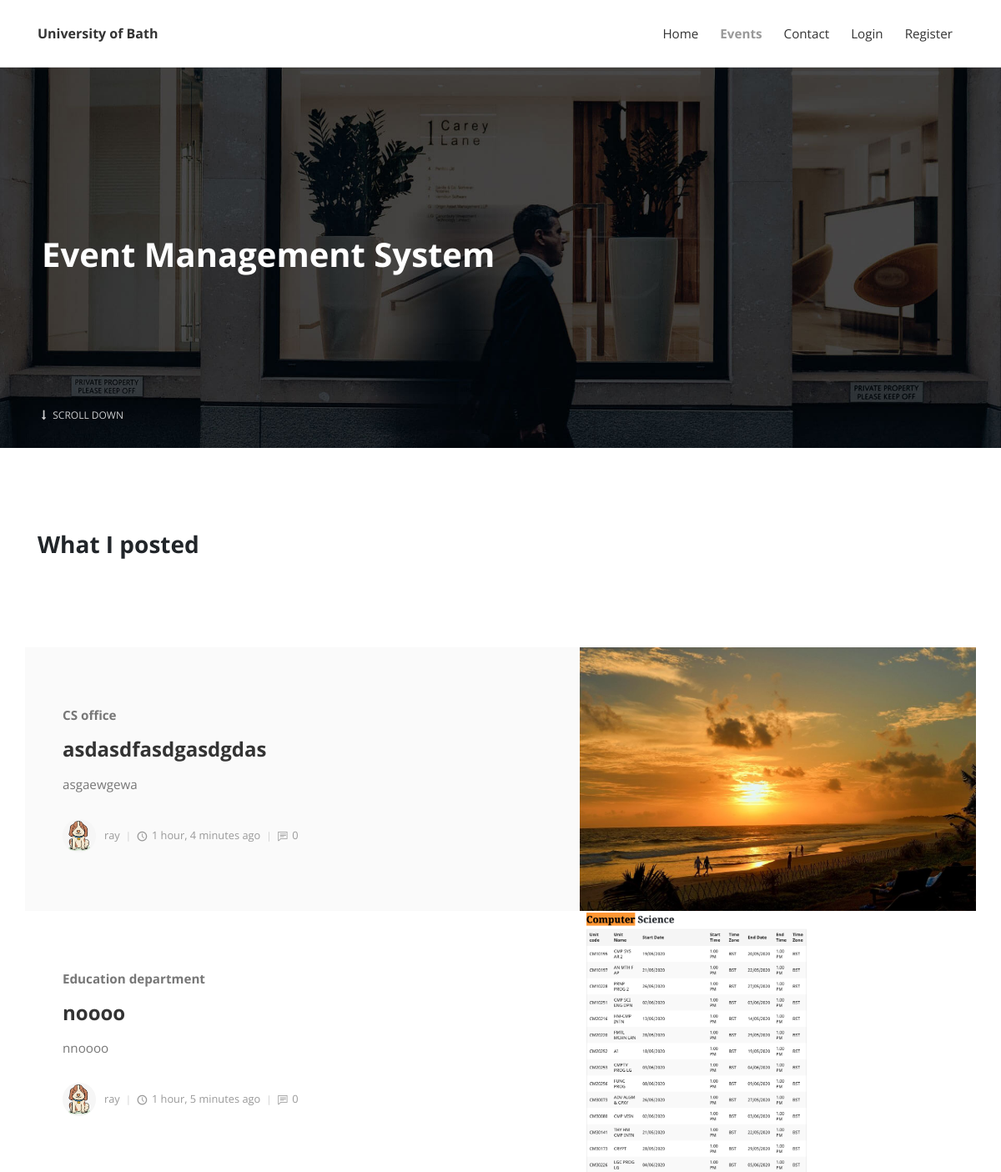
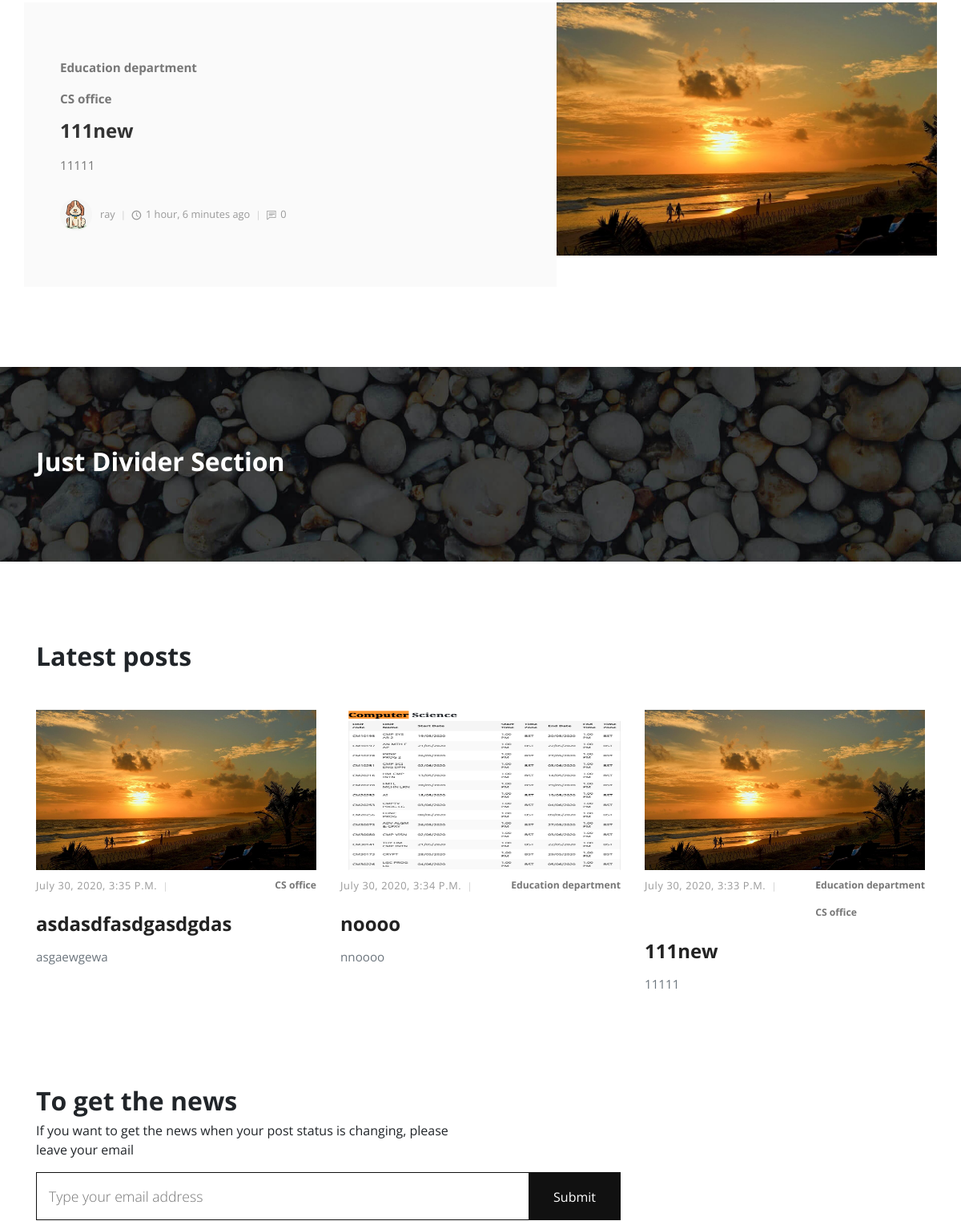
Before: / (upper part) with the older database file (2 pictures, top to bottom).
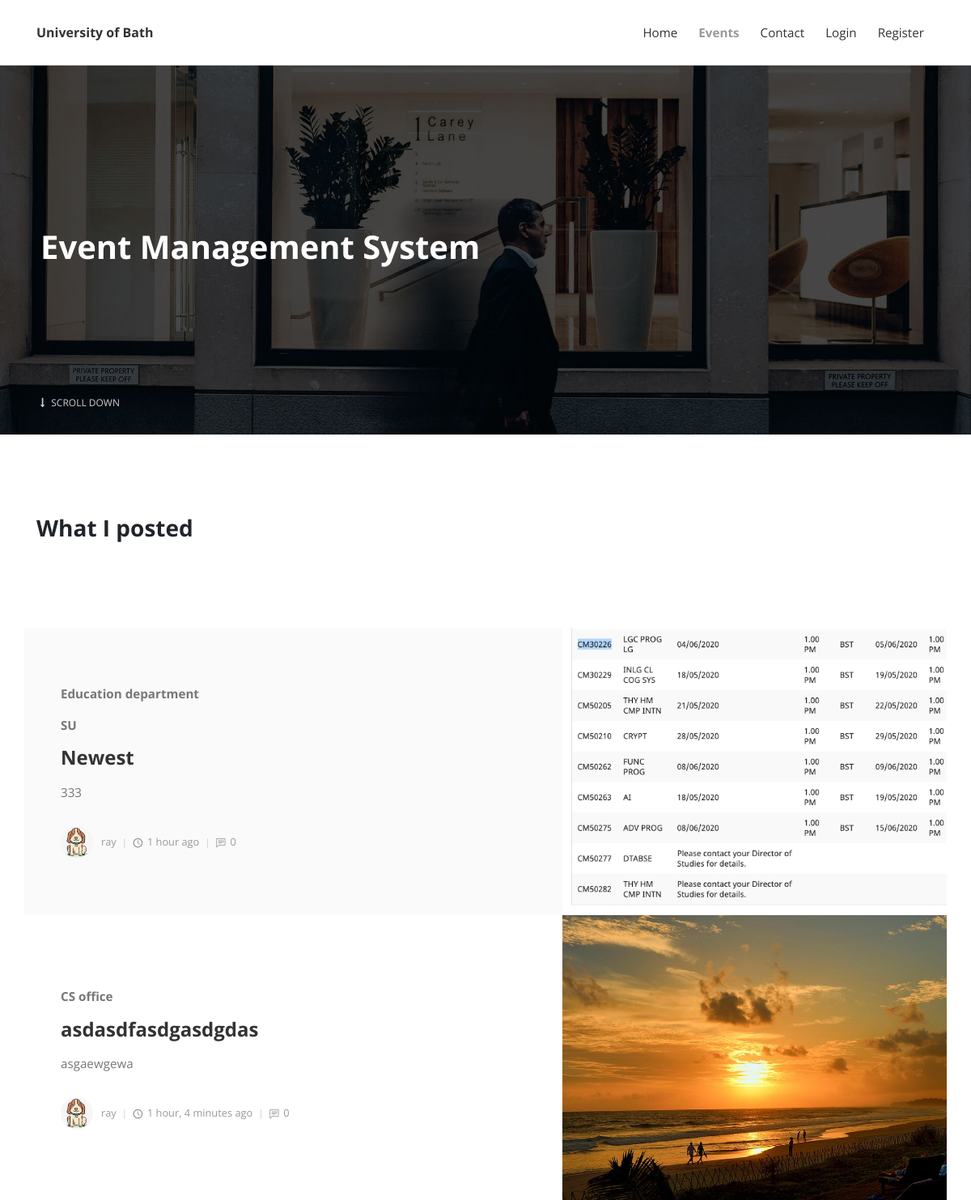
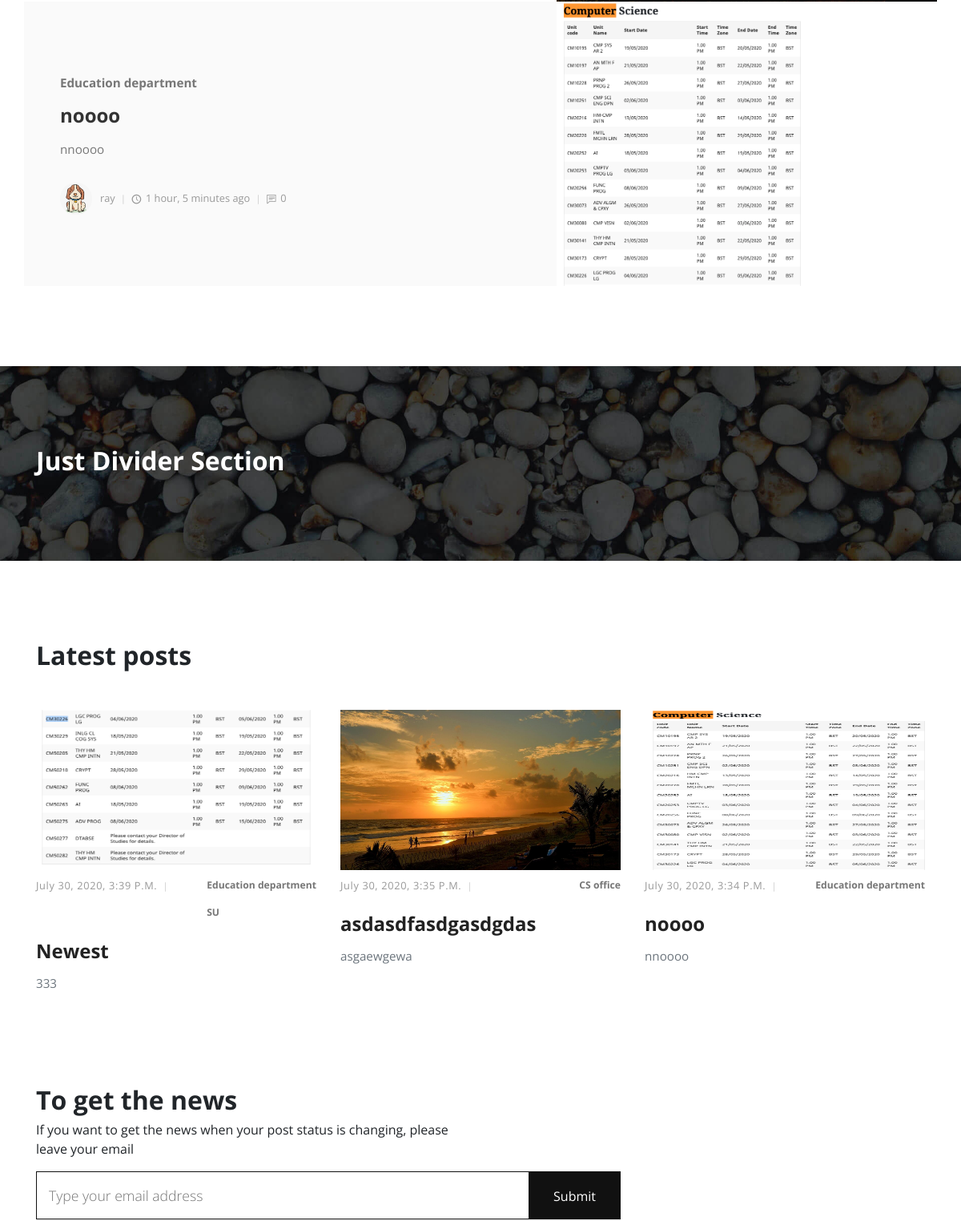
After: the same page with the newer database file (2 pictures, top to bottom).
### posts/models.py (models this page shows, shortened)
class Category(models.Model):
    title = models.CharField(max_length=200)
    def __str__(self):
        return self.title

class Post(models.Model):
    categories = models.ManyToManyField(Category)
    title = models.CharField(max_length=100)
    overview = models.TextField()
    author = models.ForeignKey(Profile, on_delete=models.CASCADE)
    timestamp = models.DateTimeField(auto_now_add=True) # when it created
    comment_count = models.IntegerField(default=0)
    view_count = models.IntegerField(default=0)
    thumbnail = models.ImageField(default='default_thumbnail.jpeg')
    content = HTMLField()
    featured = models.BooleanField(default=True)
    previous_post = models.ForeignKey('self', related_name='previous', on_delete=models.SET_NULL, blank=True, null=True)
    next_post = models.ForeignKey('self', related_name='next', on_delete=models.SET_NULL, blank=True, null=True)
    def get_absolute_url(self):
        return reverse('post-detail', kwargs={
            'id': self.id
        })

### users/models.py (models this page shows, shortened)
class Profile(models.Model):
    user = models.OneToOneField(User, on_delete=models.CASCADE)
    image = models.ImageField(default='default.svg', upload_to='profile_pics')
    def __str__(self):
        return f'{self.user.username}'

### posts/views.py (the view)
# urls.py: path('', index, name='blog-home'),
def index(request):
    featured = Post.objects.order_by('-timestamp')
    featured = featured.filter(featured=True)[0:3]
    latest = Post.objects.order_by('-timestamp')[0:3]
    if request.method == "POST":
        email = request.POST["email"]
        new_follow = Follow()
        new_follow.email = email
        new_follow.save()
    context = {
        'object_list': featured,
        'latest': latest
    }
    return render(request, 'index.html', context)

### templates/index.html (shortened to what this page needs)
{% extends "base.html"%}
{% load static %}
{% block content %}
    <section style="background: url({% static 'img/hero.jpg'%}); background-size: cover; background-position: center center" class="hero">
      <div class="container">
        <div class="row">
          <div class="col-lg-7">
            <h1>Event Management System</h1>
          </div>
        </div><a href=".intro" class="continue link-scroll"><i class="fa fa-long-arrow-down"></i> Scroll Down</a>
      </div>
    </section>
    <section class="intro">
      <div class="container">
        <div class="row">
          <div class="col-lg-8">
            <h2 class="h3">What I posted</h2>
          </div>
        </div>
      </div>
    </section>
    <section class="featured-posts no-padding-top">
      <div class="container">
        {% for obj in object_list %}
        <div class="row d-flex align-items-stretch">
          <div class="text col-lg-7">
            <div class="text-inner d-flex align-items-center">
              <div class="content">
                <header class="post-header">
                  <div class="category">
                    {% for cat in obj.categories.all %}
                    <p><strong>{{cat.title}}</strong></p>
                    {% endfor %}
                  </div>
                  <a href="{{obj.get_absolute_url}}">
                    <h2 class="h4">{{obj.title}}</h2>
                  </a>
                </header>
                <p>{{obj.overview}}</p>
                <footer class="post-footer d-flex align-items-center">
                  <a href="#" class="author d-flex align-items-center flex-wrap">
                    <div class="avatar rounded-circle"><img src="{{obj.author.image.url}}" alt="..." class="img-fluid"></div>
                    <div class="title"><span>{{obj.author}}</span></div>
                  </a>
                  <div class="date"><i class="icon-clock"></i>{{obj.timestamp|timesince}} ago</div>
                  <div class="comments"><i class="icon-comment"></i>{{obj.comment_count}}</div>
                </footer>
              </div>
            </div>
          </div>
          <div class="image col-lg-5"><img src="{{obj.thumbnail.url}}" alt="..."></div>
        </div>
        {% endfor %}
      </div>
    </section>
    <section style="background: url({% static 'img/divider-bg.jpg'%}); background-size: cover; background-position: center bottom" class="divider">
      <div class="container">
        <div class="row">
          <div class="col-md-7">
            <h2>Just Divider Section</h2>
          </div>
        </div>
      </div>
    </section>
    <section class="latest-posts">
      <div class="container">
        <header>
          <h2>Latest posts</h2>
        </header>
        <div class="row">
          {% for obj in latest %}
          <div class="post col-md-4">
            <div class="post-thumbnail">
              <a href="{{obj.get_absolute_url}}">
              <img src="{{obj.thumbnail.url}}" alt="..." class="img-fluid">
              </a>
            </div>
            <div class="post-details">
              <div class="post-meta d-flex justify-content-between">
                <div class="date">{{obj.timestamp}}</div>
                <div class="category">
                  {% for cat in obj.categories.all %}
                  <p><strong>{{cat}}</strong></p>
                  {% endfor %}
                </div>
              </div>
              <a href="{{obj.get_absolute_url}}"><h3 class="h4">{{obj.title}}</h3></a>
              <p class="text-muted">{{obj.overview}}</p>
            </div>
          </div>
          {% endfor %}
        </div>
      </div>
    </section>
    <section class="newsletter no-padding-top">
      <div class="container">
        <div class="row">
          <div class="col-md-6">
            <h2>To get the news</h2>
            <p>If you want to get the news when your post status is changing, please leave your email</p>
          </div>
          <div class="col-md-8">
            <div class="form-holder">
              <form action="#" method="POST">
                <div class="form-group">
                  <input type="email" name="email" id="email" placeholder="Type your email address">
                  <button type="submit" class="submit">Submit</button>
                </div>
              </form>
            </div>
          </div>
        </div>
      </div>
    </section>
{% endblock content %}

### templates/base.html (shortened to what this page needs)
<!DOCTYPE html>
<html>
{% include "head.html" %}
<body>
    {% include "header.html" %}
    {% block content %}
    {% endblock content %}
</body>
</html>

### templates/head.html (shortened to what this page needs)
{% load static %}
<head>
    <link rel="stylesheet" href="{% static 'vendor/bootstrap/css/bootstrap.min.css' %}">
    <link rel="stylesheet" href="{% static 'vendor/font-awesome/css/font-awesome.min.css' %}">
    <link rel="stylesheet" href="{% static 'css/fontastic.css' %}">
    <link rel="stylesheet" href="{% static 'vendor/@fancyapps/fancybox/jquery.fancybox.min.css' %}">
    <link rel="stylesheet" href="{% static 'css/style.default.css' %}" id="theme-stylesheet">
    <link rel="stylesheet" href="{% static 'css/custom.css' %}">
    <link rel="stylesheet" href="{% static 'css/github.css' %}">
</head>

### templates/header.html (shortened to what this page needs)
    <header class="header">
      <nav class="navbar navbar-expand-lg">
        <div class="container">
          <div class="navbar-header d-flex align-items-center justify-content-between">
            <a href="{% url 'blog-home' %}" class="navbar-brand">University of Bath</a>
          </div>
          <div id="navbarcollapse" class="collapse navbar-collapse">
            <ul class="navbar-nav ml-auto">
              <li class="nav-item"><a href="{% url 'blog-home' %}" class="nav-link ">Home</a></li>
              <li class="nav-item"><a href="{% url 'post-list' %}" class="nav-link active ">Events</a></li>
              <li class="nav-item"><a href="{% url 'contact' %}" class="nav-link ">Contact</a></li>
              {% if user.is_authenticated %}
                <li class="nav-item"><a href="{% url 'post-create' %}" class="nav-link ">Post</a></li>
                <li class="nav-item"><a href="{% url 'profile' %}" class="nav-link ">Profile</a></li>
                <li class="nav-item"><a href="{% url 'logout' %}" class="nav-link ">Logout</a></li>
              {% else %}
                <li class="nav-item"><a href="{% url 'login' %}" class="nav-link ">Login</a></li>
                <li class="nav-item"><a href="{% url 'register' %}" class="nav-link ">Register</a></li>
              {% endif %}
            </ul>
          </div>
        </div>
      </nav>
    </header>

### templates/footer.html (shortened to what this page needs)
{% load static %}

### templates/scripts.html (shortened to what this page needs)
{% load static %}

### templates/index.html (style rules this page uses)
.post-thumbnail img { width: 400px; height: 200px; }

Changed rows visible on the page:
no longer on this page (row unchanged): Post: title "111new", overview "11111", author.image (picture), author "ray", timestamp "1 hour, 6 minutes", comment_count "0", thumbnail (placeholder picture), timestamp "July 30, 2020, 3:33 P.m.", Category (title "Education department"), Category (title "CS office")
added Post: title "Newest", overview "333", author.image (picture), author "ray", timestamp "1 hour", comment_count "0", thumbnail (picture), timestamp "July 30, 2020, 3:39 P.m.", Category (title "Education department")
now on this page (row unchanged): Category: title "SU"
